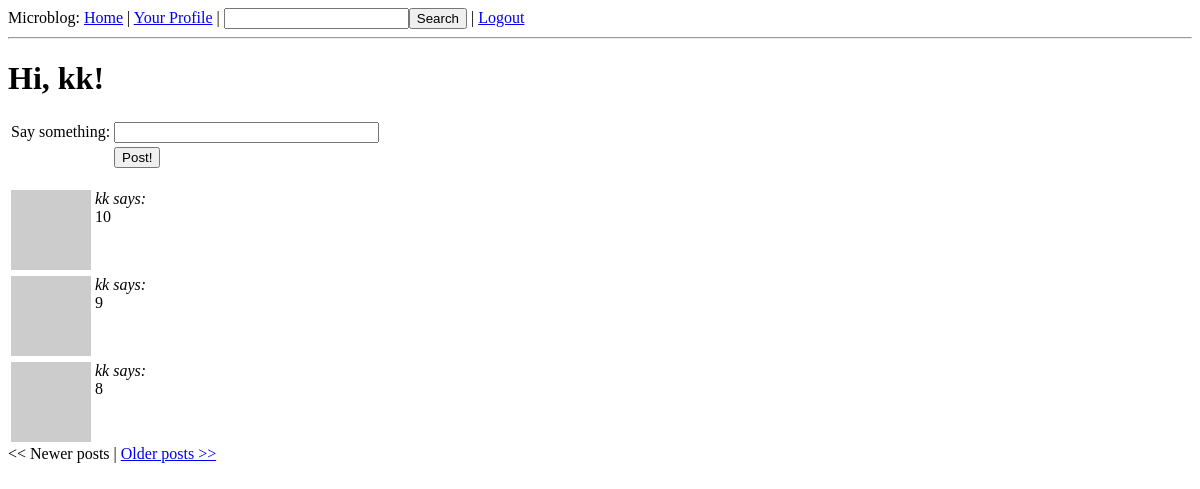
Before: /index (signed in) with the older database file.
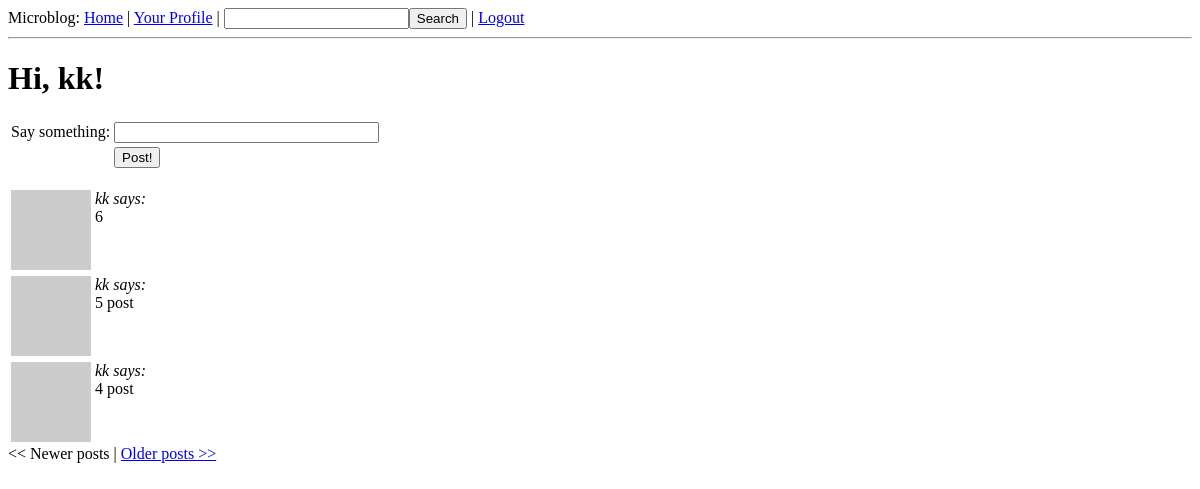
After: the same page with the newer database file.
### app/models.py (models this page shows, shortened)
class Post(db.Model):
    __searchable__ = ['body']
    id = db.Column(db.Integer, primary_key=True)
    body = db.Column(db.String(140))
    timestamp = db.Column(db.DateTime)
    user_id = db.Column(db.Integer, db.ForeignKey('user.id'))

class User(db.Model):
    id = db.Column(db.Integer, primary_key=True)
    nickname = db.Column(db.String(64), index=True, unique=True)
    email = db.Column(db.String(120), index=True, unique=True)
    posts = db.relationship('Post', backref='author', lazy='dynamic')
    about_me = db.Column(db.String(140))
    last_seen = db.Column(db.DateTime)
    followed = db.relationship('User',
                               secondary=followers,
                               primaryjoin=(followers.c.follower_id == id),
                               secondaryjoin=(followers.c.followed_id == id),
                               backref=db.backref('followers', lazy='dynamic'),
                               lazy='dynamic')
    @property
    def is_authenticated(self):
        return True
    def avatar(self, size):
        return 'http://www.gravatar.com/avatar/%s?d=mm&s=%d' % \
            (md5(self.email.encode('utf-8')).hexdigest(), size)
    def followed_posts(self):
        return Post.query.join(
            followers, (followers.c.followed_id == Post.user_id)).filter(
                followers.c.follower_id == self.id).order_by(
                    Post.timestamp.desc())

### app/views.py (the view)
@app.route('/', methods=['GET', 'POST'])
@app.route('/index', methods=['GET', 'POST'])
@app.route('/index/<int:page>', methods=['GET', 'POST'])
@login_required
def index(page=1):
    form = PostForm()
    if form.validate_on_submit():
        post = Post(body=form.post.data, timestamp=datetime.utcnow(), author=g.user)
        db.session.add(post)
        db.session.commit()
        flash('Your post is now live!')
        return redirect(url_for('index'))
    posts = g.user.followed_posts().paginate(page, POSTS_PER_PAGE, False)
    return render_template('index.html',
                           title='Home',
                           form=form,
                           posts=posts)

### app/forms.py
class SearchForm(Form):
    search = StringField('search', validators=[DataRequired()])

class PostForm(Form):
    post = StringField('post', validators=[DataRequired()])

### app/views.py (called while the page is built)
@lm.user_loader
def load_user(id):
    return User.query.get(int(id))

@app.before_request
def before_request():
    g.user = current_user              #what is g?
    if g.user.is_authenticated:
        g.user.last_seen = datetime.utcnow()
        db.session.add(g.user)
        db.session.commit()
        g.search_form = SearchForm()

### app/templates/index.html (shortened to what this page needs)
{% extends "base.html" %}
{% block content %}
    <h1>Hi, {{ g.user.nickname }}!</h1>
    <form action="" method="post" name="post">
        <table>
            <tr>
                <td>Say something:</td>
                <td>{{ form.post(size=30, maxlength=140) }}</td>
                <td>
                </td>
            </tr>
            <tr>
                <td></td>
                <td><input type="submit" value="Post!"></td>
                <td></td>
            </tr>
        </table>
    </form>
    {% for post in posts.items %}
        {% include 'post.html' %}
    {% endfor %}
    {% if posts.has_prev %}<a href="{{ url_for('index', page=posts.prev_num) }}">&lt;&lt; Newer posts</a>{% else %}&lt;&lt; Newer posts{% endif %} |
    {% if posts.has_next %}<a href="{{ url_for('index', page=posts.next_num) }}">Older posts &gt;&gt;</a>{% else %}Older posts &gt;&gt;{% endif %}
{% endblock %}

### app/templates/post.html
<table>
    <tr valign="top">
        <td><img src="{{ post.author.avatar(50) }}"></td><td><i>{{ post.author.nickname }} says:</i><br>{{ post.body }}</td>
    </tr>
</table>

Changed rows visible on the page:
removed Post: author.nickname "kk", body "10"
removed Post: author.nickname "kk", body "9"
removed Post: author.nickname "kk", body "8"
now on this page (row edited): Post: author.nickname "kk", body "6"
now on this page (row edited): Post: author.nickname "kk", body "5 post"
now on this page (row edited): Post: author.nickname "kk", body "4 post"
